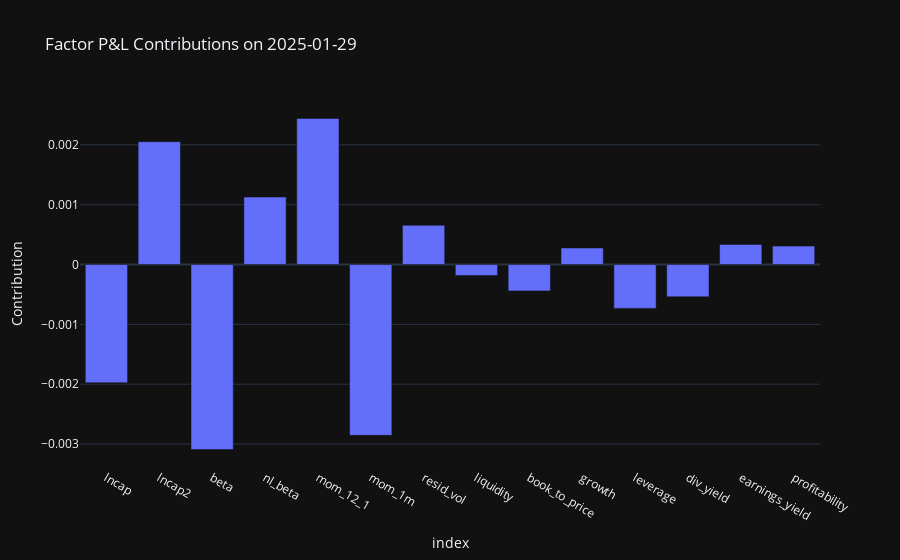

Notebook cell for this chart:
### Markdown cell above
## 5. Factor Attribution
Compute per-factor P&L contributions and predicted portfolio return:

$$ C_f(t) = x_f(t)\,r_f(t),\quad \hat{R}(t) = \sum_f C_f(t) $$

### Code cell
# 5. Load factor returns and perform attribution
contrib, pred_returns = pfa.factor_attribution()
last_date = contrib.index.max()
# Plot contributions for last date
bar = contrib.loc[last_date].reset_index(name='Contribution')
fig = px.bar(bar, x='index', y='Contribution',
             title=f'Factor P&L Contributions on {last_date.date()}')
fig.show()

### Figure 1 — Plotly figure (JSON) as saved in the notebook; plotly's stock layout.template omitted (floating-point values rounded to 4 significant figures)
{"data": [{"hovertemplate": "index=%{x}<br>Contribution=%{y}<extra></extra>", "legendgroup": "", "marker": {"color": "#636efa", "pattern": {"shape": ""}}, "name": "", "orientation": "v", "showlegend": false, "textposition": "auto", "x": ["lncap", "lncap2", "beta", "nl_beta", "mom_12_1", "mom_1m", "resid_vol", "liquidity", "book_to_price", "growth", "leverage", "div_yield", "earnings_yield", "profitability"], "xaxis": "x", "y": [-0.001974, 0.002052, -0.003092, 0.001128, 0.002442, -0.002854, 0.0006559, -0.0001818, -0.0004403, 0.000276, -0.0007326, -0.0005397, 0.0003354, 0.0003079], "yaxis": "y", "type": "bar"}], "layout": {"xaxis": {"anchor": "y", "domain": [0.0, 1.0], "title": {"text": "index"}}, "yaxis": {"anchor": "x", "domain": [0.0, 1.0], "title": {"text": "Contribution"}}, "legend": {"tracegroupgap": 0}, "title": {"text": "Factor P&L Contributions on 2025-01-29"}, "barmode": "relative"}}
